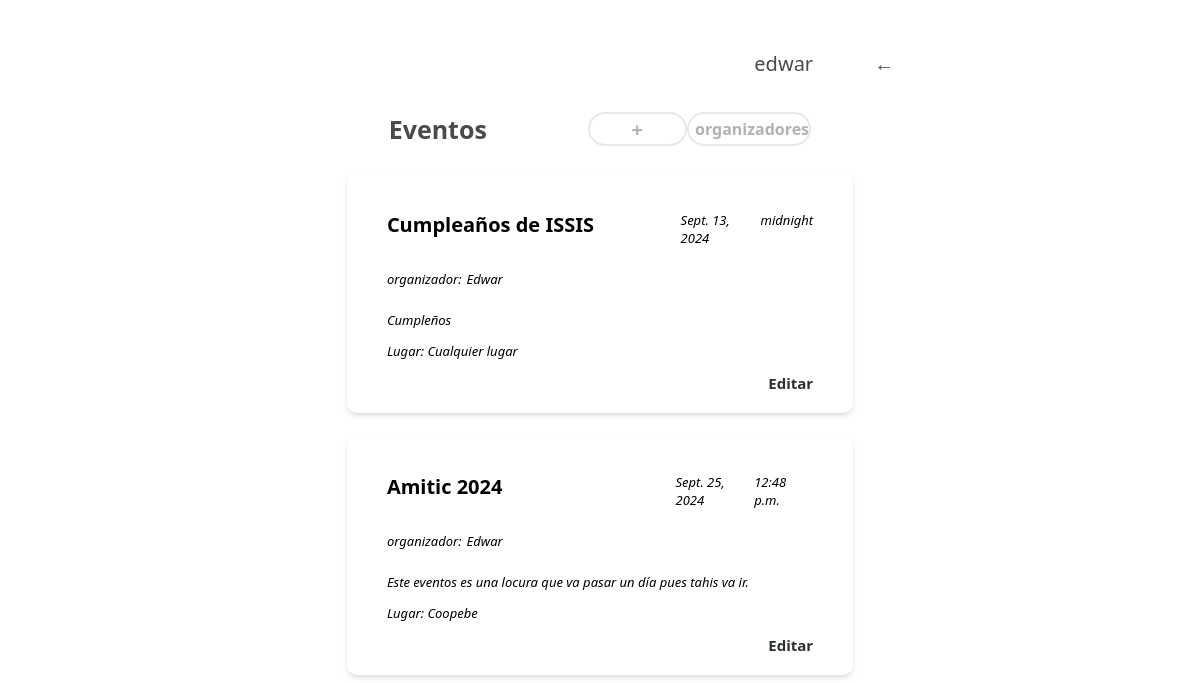
The page /eventos/ (signed in) on the database its author committed.
### eventos/models.py (models this page shows, shortened)
class Eventos(models.Model):
    nombre = models.CharField(max_length=150)
    hora = models.TimeField()
    fecha = models.DateField()
    lugar = models.CharField(max_length=100)
    descripcion = models.TextField()
    organizador = models.ForeignKey("organizador", on_delete=models.CASCADE)

class Organizador(models.Model):
    nombre = models.CharField(max_length=150)
    apellido = models.CharField(max_length=150)
    def __str__(self):
        return self.nombre

### eventos/views.py (the view)
# urls.py: path("", include("eventos.urls")),
def eventos (request):
    eventos = Eventos.objects.all().order_by('-id')
    return render(request, 'eventos.html', {'eventos': eventos, })

### eventos/templates/eventos.html (shortened to what this page needs)
{% load static %}
<!DOCTYPE html>
<html lang="en">
<head>
    <link rel="stylesheet" href="{% static 'css/eventos.css' %}">
</head>
<body>
    <div class="eventos">
        <div class="headerUser">
            <p>{{ user.username }}</p>
            {% if user.is_authenticated %}
                <a href="{% url 'cerrarSesion' %}">←</a>
            {% else %}
                <a href="{% url 'login' %}">Iniciar Sesión</a>
            {% endif %}
        </div>
        <div class="headerEventos">
            <h1>
                Eventos
            </h1>
            <a href="{% url 'crearEvento' %}">
                <button>
                    +
                </button>
            </a>
            <a id="btnOrganizadores" href="{% url 'organizadores' %}">
                <button>organizadores</button>
            </a>
        </div>
        {% for evento in eventos %}
            <div class="eventos-evento">
                <div class="eventos-evento-he">
                    <b>{{ evento.nombre }} </b>
                    <p>{{evento.fecha}}</p>
                    <p>{{evento.hora}}</p>
                </div>
                <div class="eventos-organizador">
                    <p>organizador:  </p> <p class="organizador">  {{ evento.organizador}}</p>
                </div>
                <p class="desc">{{evento.descripcion}}</p>
                <p>Lugar: {{evento.lugar}}</p>
                <div class="linkEditar">
                    <a href="{% url 'editarEvento' evento.id %}" class="btn btn-primary">Editar</a>
                </div>
            </div>
        {% endfor %}
    </div>
</body>
</html>

### eventos/static/css/eventos.css (style rules this page uses)
* { margin-top: 10px; font-family: 'Segoe UI', Tahoma, Geneva, Verdana, sans-serif; }
body { display: flex; justify-content: center; align-items: center; }
.headerEventos { display: flex; justify-content: center; flex-wrap: wrap; width: 70%; margin-top: 20px; margin-bottom: 15px; }
.eventos h1 { width: 40%; font-size: 25px; color: #4b4a4a; margin: 0; }
.eventos { display: flex; justify-content: center; flex-wrap: wrap; width: 60%; }
.eventos-evento { font-size: 20px; justify-content: left; padding-left: 40px; padding-right: 40px; padding-top: 20px; padding-bottom: 20px; margin: 10px; box-shadow: rgba(0, 0, 0, 0.1) 0px 4px 6px -1px, rgba(0, 0, 0, 0.06) 0px 2px 4px -1px; width: 60%; border-radius: 10px; }
.eventos-evento-he { display: flex; justify-content: space-between; width: 100%; }
.eventos a { width: 20%; text-decoration: none; margin: 0; display: flex; justify-content: center; }
.eventos button { width: 100%; font-size: 20px; margin: 0; font-weight: bold; background-color: white; border: none; border-radius: 20px; cursor: pointer; border: 2px solid #e8e8e8; color: #b2b2b2; }
.eventos-evento b { width: 70%; color: #000000; }
.eventos-evento p { font-style: italic; color: rgb(0, 0, 0); text-align: left; font-size: 13px; }
.eventos-organizador { display: flex; justify-content: left; width: 100%; margin: 0; }
.eventos-evento .organizador { margin-left: 5px ; }
.eventos-evento .desc { width: 100%; text-align: justify; justify-content: left; }
.linkEditar a { text-decoration: none; color: rgb(43, 50, 44); width: 100%; justify-content: right; font-weight: bold; font-size: 15px; }
#btnOrganizadores { width: 25%; }
.headerUser { display: flex; justify-content: right; flex-wrap: wrap; width: 100%; margin-top: 20px; margin-bottom: 15px; }
.headerUser p { font-size: 20px; color: #4b4a4a; margin: 0; }
.headerUser a { text-decoration: none; color: #4b4a4a; font-size: 20px; margin: 0; }
#btnOrganizadores button { font-size: 16px; }

### rows shown on the page
Eventos: nombre "Cumpleaños de ISSIS", fecha "Sept. 13, 2024", hora "midnight", organizador "Edwar", descripcion "Cumpleños", lugar "Cualquier lugar"
Eventos: nombre "Amitic 2024", fecha "Sept. 25, 2024", hora "12:48 p.m.", organizador "Edwar", descripcion "Este eventos es una locura que va pasar un día pues tahis va ir.", lugar "Coopebe"

### other values the page prints
{{ user.username }} "edwar"
